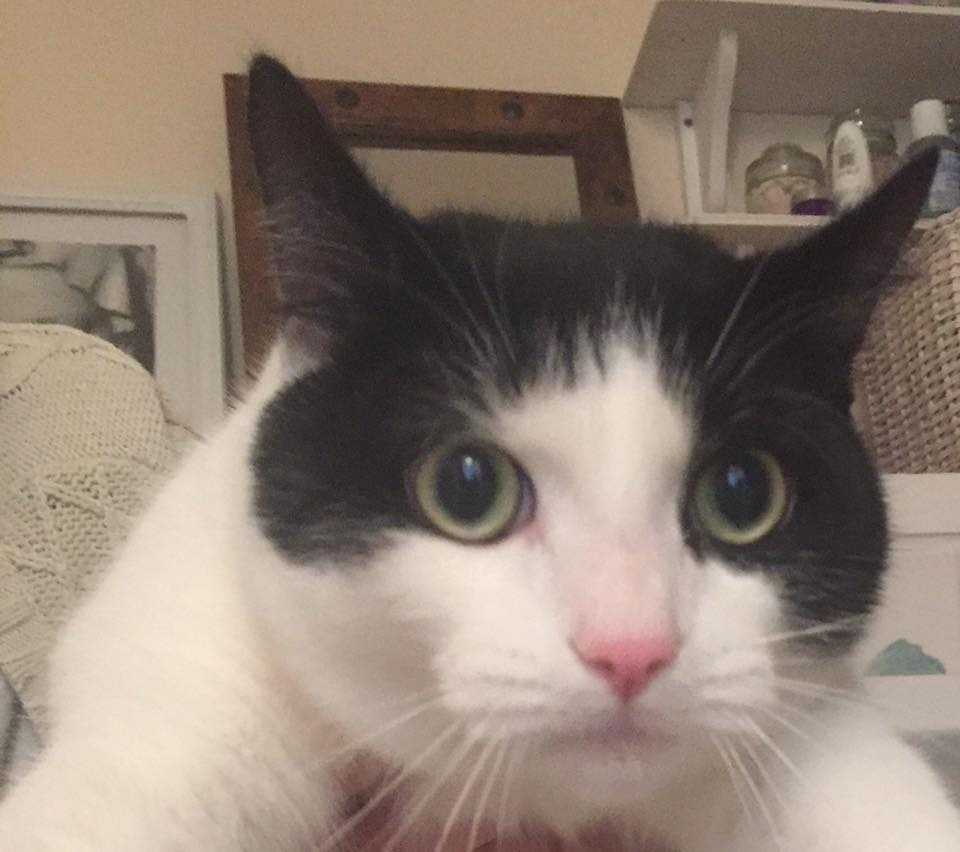
#> input picture ML/catDetection/images/cat1.JPG, 960 x 852 px, found by its file name
$ python main.py
#> lines starting #> are read from the running program, lines starting #| are printed output that depends on the picture
import cv2
from matplotlib import pyplot as plt

img = cv2.imread("images/cat1.jpg")
#> img is the input picture: shape (852, 960, 3); mean B, G, R 115.1, 126.9, 142.2

img_gray = cv2.cvtColor(img, cv2.COLOR_BGR2GRAY)
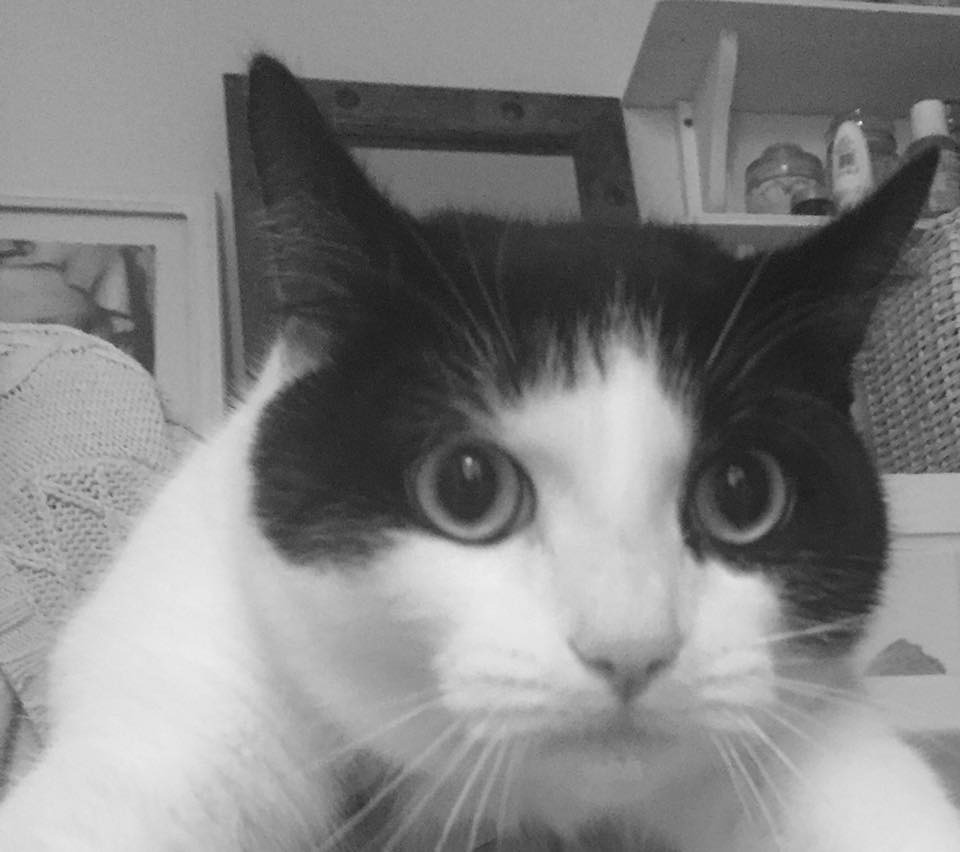
#> img_gray: shape (852, 960); min 22, max 246, mean 130.1
img_rgb = cv2.cvtColor(img, cv2.COLOR_BGR2RGB)

cat_cascade = cv2.CascadeClassifier(cv2.data.haarcascades +'haarcascade_frontalcatface.xml')

cats = cat_cascade.detectMultiScale(img_gray, 1.3, 5)
#> cats = [[329, 273, 559, 559]]

print(cats)
#| [[329 273 559 559]]

for (x, y, width, height) in cats:
    cv2.rectangle(img_rgb, (x, y), (x + height, y + width), (0, 255, 0), 5)
#> this loop made 1 pass
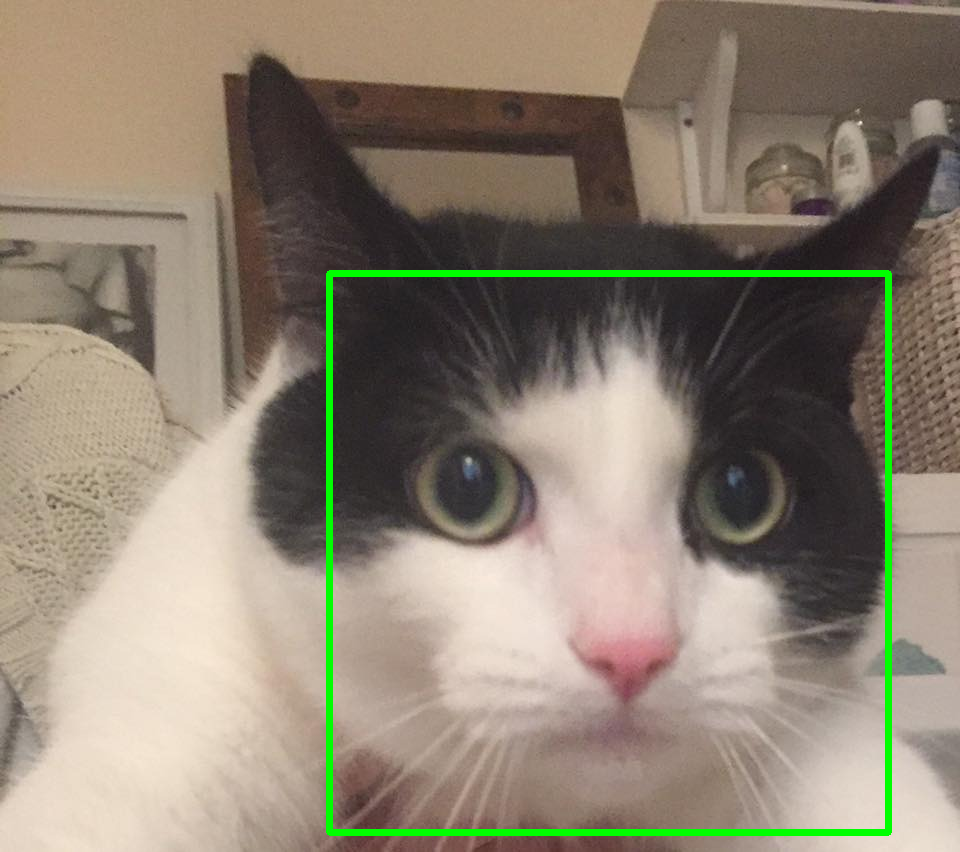
#> img_rgb: shape (852, 960, 3); mean R, G, B 140, 129.9, 113.3

plt.subplot(1, 1, 1)
plt.title("Cat Detection")
plt.imshow(img_rgb)
plt.show()
